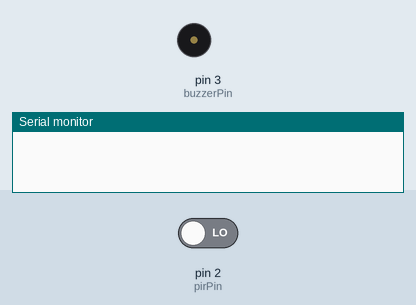
This sketch was run on a simulated Arduino Uno, built with avr-gcc and run on an emulated ATmega328P. Parts: buzzer (waves = sounding, pin HIGH), the last lines printed to the serial monitor. The test bench sets the inputs (shaded band); at power-on: pin 2 (pirPin) LOW.

Above: at 1.2 s.
1.3 s: pin 2 (pirPin) driven HIGH
At 1.9 s:
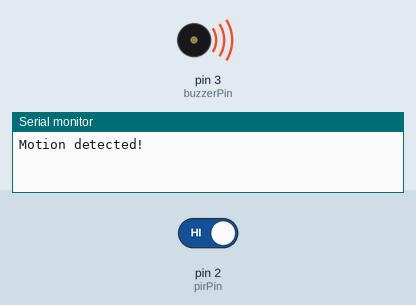
2.8 s: pin 2 (pirPin) driven LOW
At 5.4 s:
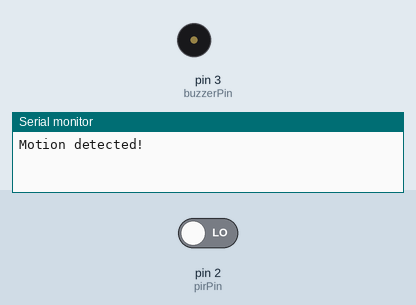
Timing chart, 0 to 6.9 s (numbered marks = the images above; inputs shaded):
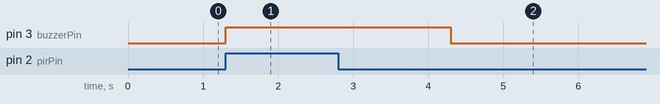

The sketch:

sketch_jun26a.ino
```cpp
const int pirPin = 2;     // PIR sensor output pin
const int buzzerPin = 3;  // Buzzer control pin

void setup() {
  pinMode(pirPin, INPUT);      // Set PIR pin as input
  pinMode(buzzerPin, OUTPUT);  // Set buzzer pin as output
  Serial.begin(9600);          // Initialize serial communication
}

void loop() {
  int pirValue = digitalRead(pirPin);  // Read PIR sensor value

  if (pirValue == HIGH) {  // If motion is detected
    Serial.println("Motion detected!");
    digitalWrite(buzzerPin, HIGH);  // Turn on the buzzer
    delay(3000);                     // Wait for 3 seconds
    digitalWrite(buzzerPin, LOW);   // Turn off the buzzer
  }
}
```

Measured:
- after the input at 1.3 s, pin 3 (buzzerPin): LOW → HIGH at once
- after the input at 2.8 s, pin 3 (buzzerPin): HIGH → LOW after 1.5 s
